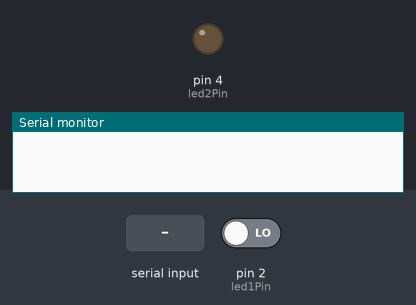
Simulated run of this sketch. Board: Arduino Uno, built with avr-gcc and run on an emulated ATmega328P. On the bench: output pins drawn as LEDs (lit = HIGH), the last lines printed to the serial monitor. The test bench sets the inputs (shaded band); at power-on: pin 2 (led1Pin) LOW.

Above: at 2.8 s.
2.9 s: "90,45\n" received over Serial
5.5 s: pin 2 (led1Pin) driven HIGH
At 8.6 s:
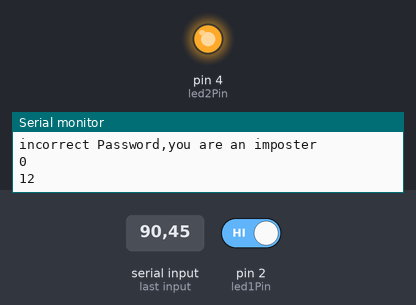
9.1 s: pin 2 (led1Pin) driven LOW
At 12.8 s:
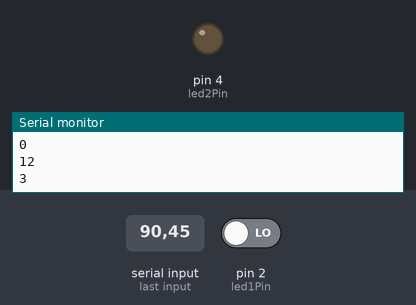
Timing chart, 0 to 14.3 s (numbered marks = the images above; inputs shaded):
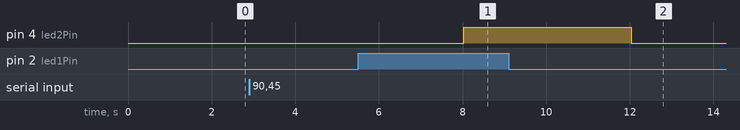

Measured:
- after the input at 5.5 s, pin 4 (led2Pin): LOW → HIGH after 2.5 s
- after the input at 9.1 s, pin 4 (led2Pin): HIGH → LOW after 2.9 s

The sketch:

recvfinal.ino
```cpp
int led1Pin = 2;
int led2Pin = 4;
int password = 0;

void setup() {
  Serial.begin(9600);
  pinMode(led1Pin, INPUT);
  pinMode(led2Pin, OUTPUT);
}

void loop()
{
  int val = 0;
  int mes[4], temp[4];
  for(int i = 0; i < 4; i++)
  {
    mes[i] = digitalRead(led1Pin);
    delay(1000);
  }
  if (!password)
  {
    Serial.println ("Please Enter the password to decrypt your message");
    while (Serial.available() == 0);
    password = Serial.read() - '0';
    if (password < 4) Serial.println ("Password accepted,your message will be decrypted");
    else Serial.println ("incorrect Password,you are an imposter");
  }
temp[0] = mes[0];
temp[1] = mes[1];
temp[2] = mes[2];
temp[3] = mes[3];
  if (password < 4)
  {
    for (int i = 0; i < 4; i++)
    {
      mes[((i+4-password) % 4)] = temp[i];
    }
  }
  /*for (int i = 0; i < 8; i++)
  {
    val = val + mes[i] * pow(2, i);
  }*/
  for (int i = 0; i < 4; i++)
  {
    digitalWrite(led2Pin, mes[i]);
  }
  val =  mes[3] * pow(2, 3) + mes[2] * pow(2, 2) + mes[1] * pow(2, 1) + mes[0] * pow(2, 0);
  //  Serial.println(analogRead(sensePin));
  Serial.println(val);

}
```
